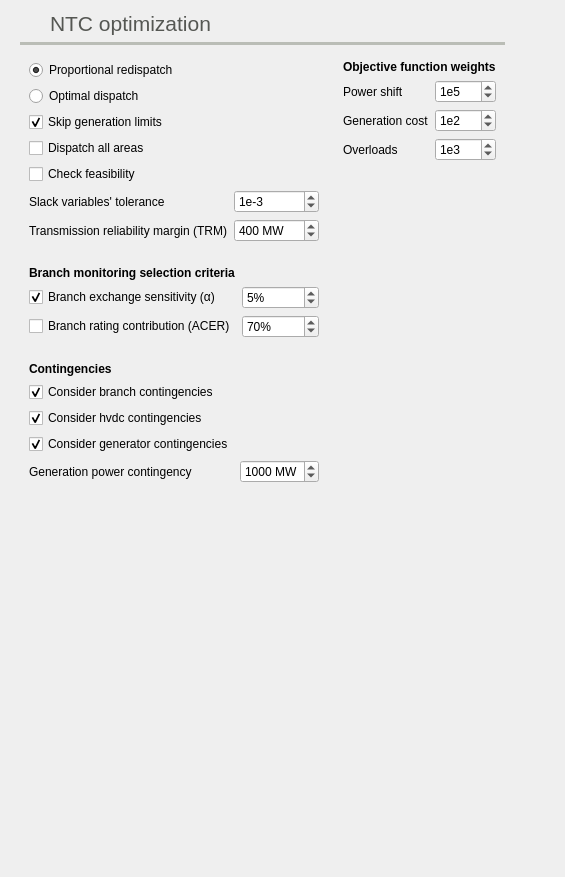
          <widget class="QWidget" name="tab_12">
           <attribute name="icon">
            <iconset resource="icons.qrc">
             <normaloff>:/Icons/icons/ntc_opf.svg</normaloff>:/Icons/icons/ntc_opf.svg</iconset>
           </attribute>
           <attribute name="title">
            <string>NTC</string>
           </attribute>
           <layout class="QHBoxLayout" name="horizontalLayout_36">
            <item>
             <widget class="QFrame" name="frame_65">
              <property name="frameShape">
               <enum>QFrame::NoFrame</enum>
              </property>
              <property name="frameShadow">
               <enum>QFrame::Raised</enum>
              </property>
              <layout class="QGridLayout" name="gridLayout_15">
               <property name="topMargin">
                <number>0</number>
               </property>
               <item row="8" column="1">
                <spacer name="verticalSpacer_17">
                 <property name="orientation">
                  <enum>Qt::Vertical</enum>
                 </property>
                 <property name="sizeHint" stdset="0">
                  <size>
                   <width>20</width>
                   <height>365</height>
                  </size>
                 </property>
                </spacer>
               </item>
               <item row="2" column="0" rowspan="2" colspan="3">
                <widget class="QFrame" name="frame_67">
                 <property name="frameShape">
                  <enum>QFrame::NoFrame</enum>
                 </property>
                 <property name="frameShadow">
                  <enum>QFrame::Raised</enum>
                 </property>
                 <layout class="QGridLayout" name="gridLayout_24">
                  <item row="5" column="1">
                   <widget class="QSpinBox" name="ntcOpfTolSpinBox">
                    <property name="toolTip">
                     <string>This value determines if the convergence is reached</string>
                    </property>
                    <property name="suffix">
                     <string/>
                    </property>
                    <property name="prefix">
                     <string>1e</string>
                    </property>
                    <property name="minimum">
                     <number>-99</number>
                    </property>
                    <property name="value">
                     <number>-3</number>
                    </property>
                   </widget>
                  </item>
                  <item row="6" column="1">
                   <widget class="QSpinBox" name="trmSpinBox">
                    <property name="suffix">
                     <string> MW</string>
                    </property>
                    <property name="maximum">
                     <number>1500</number>
                    </property>
                    <property name="singleStep">
                     <number>10</number>
                    </property>
                    <property name="value">
                     <number>400</number>
                    </property>
                    <property name="displayIntegerBase">
                     <number>10</number>
                    </property>
                   </widget>
                  </item>
                  <item row="6" column="0">
                   <widget class="QLabel" name="label_231">
                    <property name="toolTip">
                     <string>Transmission reliability margin (TRM)</string>
                    </property>
                    <property name="text">
                     <string>Transmission reliability margin (TRM)</string>
                    </property>
                   </widget>
                  </item>
                  <item row="4" column="0">
                   <widget class="QCheckBox" name="ntcFeasibilityCheckCheckBox">
                    <property name="text">
                     <string>Check feasibility</string>
                    </property>
                    <property name="checked">
                     <bool>false</bool>
                    </property>
                   </widget>
                  </item>
                  <item row="2" column="0" colspan="2">
                   <widget class="QCheckBox" name="skipNtcGenerationLimitsCheckBox">
                    <property name="toolTip">
                     <string>If activated, the generation limits are not considered</string>
                    </property>
                    <property name="text">
                     <string>Skip generation limits</string>
                    </property>
                    <property name="checked">
                     <bool>true</bool>
                    </property>
                   </widget>
                  </item>
                  <item row="3" column="0">
                   <widget class="QCheckBox" name="ntcDispatchAllAreasCheckBox">
                    <property name="text">
                     <string>Dispatch all areas</string>
                    </property>
                   </widget>
                  </item>
                  <item row="5" column="0">
                   <widget class="QLabel" name="label_101">
                    <property name="toolTip">
                     <string>&lt;html&gt;&lt;head/&gt;&lt;body&gt;&lt;p&gt;This tolerance determines the maximum value of a slack variable that produces an error&lt;/p&gt;&lt;/body&gt;&lt;/html&gt;</string>
                    </property>
                    <property name="text">
                     <string>Slack variables' tolerance</string>
                    </property>
                   </widget>
                  </item>
                  <item row="0" column="0" colspan="2">
                   <widget class="QRadioButton" name="proportionalRedispatchRadioButton">
                    <property name="toolTip">
                     <string>The generation is modified as a linear combination of it's current dispatch</string>
                    </property>
                    <property name="text">
                     <string>Proportional redispatch</string>
                    </property>
                    <property name="checked">
                     <bool>true</bool>
                    </property>
                   </widget>
                  </item>
                  <item row="1" column="0" colspan="2">
                   <widget class="QRadioButton" name="optimalRedispatchRadioButton">
                    <property name="toolTip">
                     <string>The generation is modified so that the transference is maximal.</string>
                    </property>
                    <property name="text">
                     <string>Optimal dispatch</string>
                    </property>
                    <property name="checked">
                     <bool>false</bool>
                    </property>
                   </widget>
                  </item>
                 </layout>
                </widget>
               </item>
               <item row="4" column="0" colspan="3">
                <widget class="QFrame" name="frame_51">
                 <property name="frameShape">
                  <enum>QFrame::NoFrame</enum>
                 </property>
                 <property name="frameShadow">
                  <enum>QFrame::Raised</enum>
                 </property>
                 <layout class="QGridLayout" name="gridLayout_25">
                  <item row="3" column="1">
                   <widget class="QSpinBox" name="ntcLoadRuleSpinBox">
                    <property name="suffix">
                     <string>%</string>
                    </property>
                    <property name="maximum">
                     <number>100</number>
                    </property>
                    <property name="value">
                     <number>70</number>
                    </property>
                   </widget>
                  </item>
                  <item row="0" column="0">
                   <widget class="QLabel" name="label_64">
                    <property name="font">
                     <font>
                      <weight>75</weight>
                      <bold>true</bold>
                     </font>
                    </property>
                    <property name="toolTip">
                     <string>Determine the branches that enter the optimization</string>
                    </property>
                    <property name="text">
                     <string>Branch monitoring selection criteria</string>
                    </property>
                   </widget>
                  </item>
                  <item row="1" column="0">
                   <widget class="QCheckBox" name="ntcSelectBasedOnExchangeSensitivityCheckBox">
                    <property name="toolTip">
                     <string>&lt;html&gt;&lt;head/&gt;&lt;body&gt;&lt;p&gt;A branch is monitored solely based on its contribution to the inter-area excahge sensitivity. Therefore a branch is selected if it's alpha value is greater than the set alpha %&lt;/p&gt;&lt;/body&gt;&lt;/html&gt;</string>
                    </property>
                    <property name="text">
                     <string>Branch exchange sensitivity (α)</string>
                    </property>
                    <property name="checked">
                     <bool>true</bool>
                    </property>
                   </widget>
                  </item>
                  <item row="1" column="1">
                   <widget class="QSpinBox" name="ntcAlphaSpinBox">
                    <property name="toolTip">
                     <string>Minimum exchange contribution (Alpha)</string>
                    </property>
                    <property name="suffix">
                     <string>%</string>
                    </property>
                    <property name="maximum">
                     <number>100</number>
                    </property>
                    <property name="value">
                     <number>5</number>
                    </property>
                   </widget>
                  </item>
                  <item row="3" column="0">
                   <widget class="QCheckBox" name="ntcSelectBasedOnAcerCriteriaCheckBox">
                    <property name="toolTip">
                     <string>&lt;html&gt;&lt;head/&gt;&lt;body&gt;&lt;p&gt;This criteria springs from the ACER (Agency for the Cooperation for Energy Regulators).&lt;/p&gt;&lt;p&gt;It determines that a branch is only relevant to be considered in a NTC calculation if the flow due to the exchange is over a percentage (70%) &lt;/p&gt;&lt;p&gt;&lt;br/&gt;&lt;/p&gt;&lt;p&gt;A branch is monitored only if:&lt;/p&gt;&lt;p&gt;(branch_rate * 70%) / branch_alpha &amp;lt;= total exchange rating&lt;/p&gt;&lt;/body&gt;&lt;/html&gt;</string>
                    </property>
                    <property name="text">
                     <string>Branch rating contribution (ACER)</string>
                    </property>
                   </widget>
                  </item>
                 </layout>
                </widget>
               </item>
               <item row="0" column="0">
                <widget class="QLabel" name="label_97">
                 <property name="minimumSize">
                  <size>
                   <width>24</width>
                   <height>24</height>
                  </size>
                 </property>
                 <property name="maximumSize">
                  <size>
                   <width>24</width>
                   <height>24</height>
                  </size>
                 </property>
                 <property name="text">
                  <string/>
                 </property>
                 <property name="pixmap">
                  <pixmap resource="icons.qrc">:/Icons/icons/ntc_opf.svg</pixmap>
                 </property>
                 <property name="scaledContents">
                  <bool>true</bool>
                 </property>
                </widget>
               </item>
               <item row="0" column="1" colspan="2">
                <widget class="QLabel" name="label_96">
                 <property name="palette">
                  <palette>
                   <active>
                    <colorrole role="WindowText">
                     <brush brushstyle="SolidPattern">
                      <color alpha="255">
                       <red>85</red>
                       <green>87</green>
                       <blue>83</blue>
                      </color>
                     </brush>
                    </colorrole>
                   </active>
                   <inactive>
                    <colorrole role="WindowText">
                     <brush brushstyle="SolidPattern">
                      <color alpha="255">
                       <red>85</red>
                       <green>87</green>
                       <blue>83</blue>
                      </color>
                     </brush>
                    </colorrole>
                   </inactive>
                   <disabled>
                    <colorrole role="WindowText">
                     <brush brushstyle="SolidPattern">
                      <color alpha="255">
                       <red>190</red>
                       <green>190</green>
                       <blue>190</blue>
                      </color>
                     </brush>
                    </colorrole>
                   </disabled>
                  </palette>
                 </property>
                 <property name="font">
                  <font>
                   <pointsize>16</pointsize>
                  </font>
                 </property>
                 <property name="toolTip">
                  <string>Select the solver in the OPF tab and the areas in the areas tab</string>
                 </property>
                 <property name="text">
                  <string>NTC optimization</string>
                 </property>
                </widget>
               </item>
               <item row="5" column="0" rowspan="2" colspan="3">
                <widget class="QFrame" name="frame_4">
                 <property name="frameShape">
                  <enum>QFrame::NoFrame</enum>
                 </property>
                 <property name="frameShadow">
                  <enum>QFrame::Raised</enum>
                 </property>
                 <property name="lineWidth">
                  <number>1</number>
                 </property>
                 <layout class="QGridLayout" name="gridLayout_5">
                  <item row="4" column="1">
                   <widget class="QDoubleSpinBox" name="contingencyGenerationThresholdDoubleSpinBox">
                    <property name="toolTip">
                     <string>Generation power to trip as contingency</string>
                    </property>
                    <property name="suffix">
                     <string> MW</string>
                    </property>
                    <property name="decimals">
                     <number>0</number>
                    </property>
                    <property name="maximum">
                     <double>5000.000000000000000</double>
                    </property>
                    <property name="singleStep">
                     <double>50.000000000000000</double>
                    </property>
                    <property name="value">
                     <double>1000.000000000000000</double>
                    </property>
                   </widget>
                  </item>
                  <item row="3" column="0">
                   <widget class="QCheckBox" name="considerContingenciesGeneratorOpfCheckBox">
                    <property name="text">
                     <string>Consider generator contingencies</string>
                    </property>
                    <property name="checked">
                     <bool>true</bool>
                    </property>
                   </widget>
                  </item>
                  <item row="4" column="0">
                   <widget class="QLabel" name="contingencyPowerTripLabel">
                    <property name="text">
                     <string>Generation power contingency</string>
                    </property>
                   </widget>
                  </item>
                  <item row="0" column="0">
                   <widget class="QLabel" name="label_105">
                    <property name="font">
                     <font>
                      <weight>75</weight>
                      <bold>true</bold>
                     </font>
                    </property>
                    <property name="text">
                     <string>Contingencies</string>
                    </property>
                   </widget>
                  </item>
                  <item row="1" column="0">
                   <widget class="QCheckBox" name="considerContingenciesNtcOpfCheckBox">
                    <property name="toolTip">
                     <string>If activated, the N-1 contingencies are considered</string>
                    </property>
                    <property name="text">
                     <string>Consider branch contingencies</string>
                    </property>
                    <property name="checked">
                     <bool>true</bool>
                    </property>
                   </widget>
                  </item>
                  <item row="2" column="0">
                   <widget class="QCheckBox" name="considerContingenciesHvdcOpfCheckBox">
                    <property name="text">
                     <string>Consider hvdc contingencies</string>
                    </property>
                    <property name="checked">
                     <bool>true</bool>
                    </property>
                   </widget>
                  </item>
                 </layout>
                </widget>
               </item>
               <item row="2" column="3">
                <widget class="QFrame" name="frame_68">
                 <property name="frameShape">
                  <enum>QFrame::NoFrame</enum>
                 </property>
                 <property name="frameShadow">
                  <enum>QFrame::Raised</enum>
                 </property>
                 <layout class="QFormLayout" name="formLayout">
                  <item row="0" column="0" colspan="2">
                   <widget class="QLabel" name="label_102">
                    <property name="font">
                     <font>
                      <weight>75</weight>
                      <bold>true</bold>
                     </font>
                    </property>
                    <property name="text">
                     <string>Objective function weights</string>
                    </property>
                   </widget>
                  </item>
                  <item row="1" column="0">
                   <widget class="QLabel" name="label_26">
                    <property name="text">
                     <string>Power shift</string>
                    </property>
                   </widget>
                  </item>
                  <item row="1" column="1">
                   <widget class="QSpinBox" name="weightPowerShiftSpinBox">
                    <property name="suffix">
                     <string/>
                    </property>
                    <property name="prefix">
                     <string>1e</string>
                    </property>
                    <property name="minimum">
                     <number>-99</number>
                    </property>
                    <property name="value">
                     <number>5</number>
                    </property>
                   </widget>
                  </item>
                  <item row="2" column="0">
                   <widget class="QLabel" name="label_40">
                    <property name="text">
                     <string>Generation cost</string>
                    </property>
                   </widget>
                  </item>
                  <item row="2" column="1">
                   <widget class="QSpinBox" name="weightGenCostSpinBox">
                    <property name="suffix">
                     <string/>
                    </property>
                    <property name="prefix">
                     <string>1e</string>
                    </property>
                    <property name="minimum">
                     <number>-99</number>
                    </property>
                    <property name="value">
                     <number>2</number>
                    </property>
                   </widget>
                  </item>
                  <item row="3" column="0">
                   <widget class="QLabel" name="label_98">
                    <property name="text">
                     <string>Overloads</string>
                    </property>
                   </widget>
                  </item>
                  <item row="3" column="1">
                   <widget class="QSpinBox" name="weightsOverloadsSpinBox">
                    <property name="suffix">
                     <string/>
                    </property>
                    <property name="prefix">
                     <string>1e</string>
                    </property>
                    <property name="minimum">
                     <number>-99</number>
                    </property>
                    <property name="value">
                     <number>3</number>
                    </property>
                   </widget>
                  </item>
                 </layout>
                </widget>
               </item>
               <item row="1" column="0" colspan="4">
                <widget class="Line" name="line_27">
                 <property name="palette">
                  <palette>
                   <active>
                    <colorrole role="WindowText">
                     <brush brushstyle="SolidPattern">
                      <color alpha="255">
                       <red>186</red>
                       <green>189</green>
                       <blue>182</blue>
                      </color>
                     </brush>
                    </colorrole>
                   </active>
                   <inactive>
                    <colorrole role="WindowText">
                     <brush brushstyle="SolidPattern">
                      <color alpha="255">
                       <red>186</red>
                       <green>189</green>
                       <blue>182</blue>
                      </color>
                     </brush>
                    </colorrole>
                   </inactive>
                   <disabled>
                    <colorrole role="WindowText">
                     <brush brushstyle="SolidPattern">
                      <color alpha="255">
                       <red>190</red>
                       <green>190</green>
                       <blue>190</blue>
                      </color>
                     </brush>
                    </colorrole>
                   </disabled>
                  </palette>
                 </property>
                 <property name="frameShadow">
                  <enum>QFrame::Plain</enum>
                 </property>
                 <property name="lineWidth">
                  <number>4</number>
                 </property>
                 <property name="orientation">
                  <enum>Qt::Horizontal</enum>
                 </property>
                </widget>
               </item>
              </layout>
             </widget>
            </item>
            <item>
             <spacer name="horizontalSpacer_26">
              <property name="orientation">
               <enum>Qt::Horizontal</enum>
              </property>
              <property name="sizeHint" stdset="0">
               <size>
                <width>40</width>
                <height>20</height>
               </size>
              </property>
             </spacer>
            </item>
           </layout>
          </widget>
